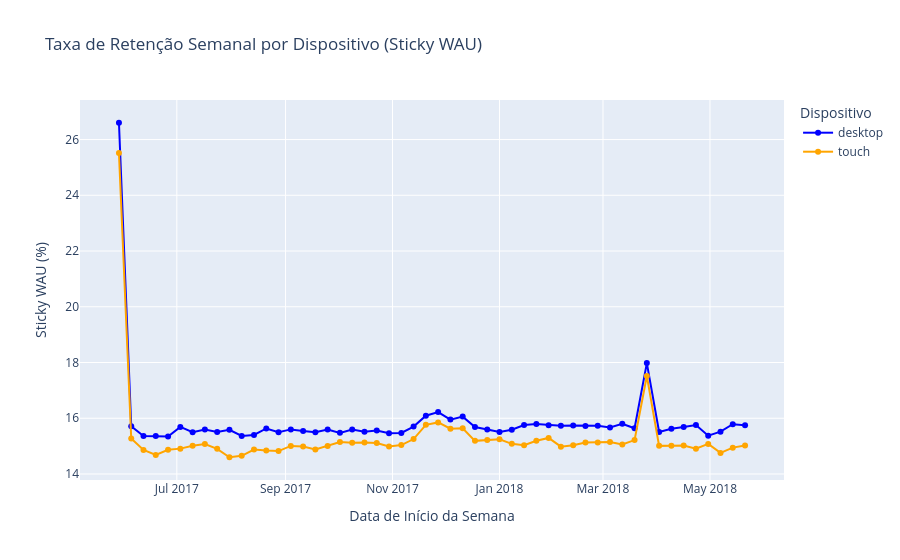
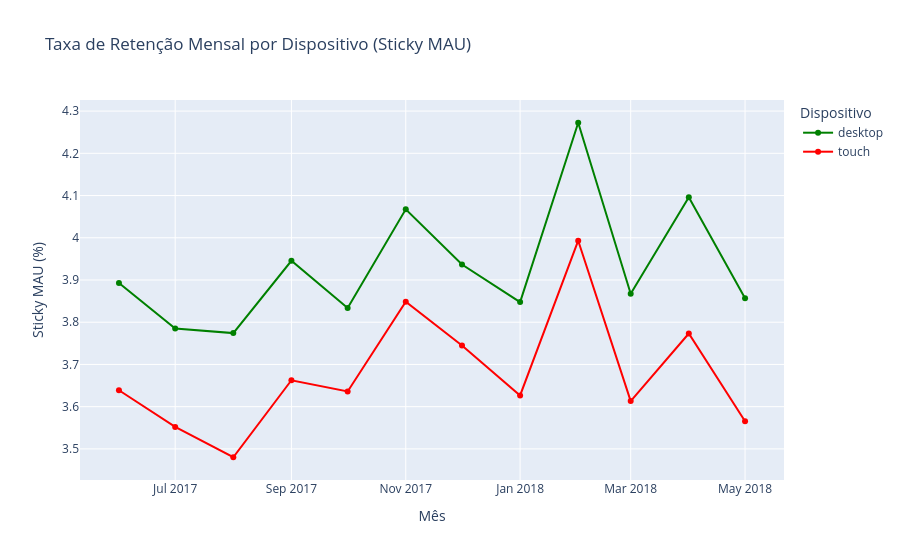

The notebook cell these images were saved under, in order:
### Code cell
# Plotando um gráfico de linha para visualizar a retenção móvel ao longo do tempo:


# Primeiro, precisamos recalcular as métricas de retenção segmentadas por dispositivo
# Calculando DAU médio semanal e mensal por dispositivo
dau_device['data'] = dau_device['data'].dt.to_timestamp()
dau_device['mes'] = dau_device['data'].dt.to_period('M')
dau_device['semana'] = dau_device['data'].dt.to_period('W')

# DAU médio semanal por dispositivo
dau_semanal_device = dau_device.groupby(['semana', 'device'])['visitas_diarias'].mean().round(0).reset_index().rename(columns={'visitas_diarias':'dau_semanal'})

# DAU médio mensal por dispositivo  
dau_mensal_device = dau_device.groupby(['mes', 'device'])['visitas_diarias'].mean().round(0).reset_index().rename(columns={'visitas_diarias':'dau_mensal'})

# Juntando com WAU e MAU por dispositivo
wau_device = wau_device.merge(dau_semanal_device, on=['semana', 'device'])
mau_device = mau_device.merge(dau_mensal_device, on=['mes', 'device'])

# Criando as colunas de retenção móvel por dispositivo
wau_device['sticky_wau'] = 100 * (wau_device['dau_semanal']/wau_device['visitas_semanais'])
mau_device['sticky_mau'] = 100 * (mau_device['dau_mensal']/mau_device['visitas_mensais'])

# Filtrando a última semana (que tem retenção extrema por definição)
ultima_semana = wau_device['semana'].max()
wau_device_filtered = wau_device[wau_device['semana'] != ultima_semana]

# Plotando gráficos de retenção segmentados por dispositivo
# Sticky WAU por dispositivo
fig_sticky_wau_device = px.line(wau_device_filtered, 
                               x='semana', 
                               y='sticky_wau',
                               color='device',
                               title='Taxa de Retenção Semanal por Dispositivo (Sticky WAU)',
                               markers=True,
                               labels={'semana': 'Data de Início da Semana', 'sticky_wau': 'Sticky WAU (%)', 'device': 'Dispositivo'},
                               color_discrete_map={'desktop': 'blue', 'touch': 'orange'})

wau_device_filtered = wau_device_filtered.assign(
    semana=lambda df: df['semana'].dt.to_timestamp()
)

mau_device = mau_device.assign(
    mes=lambda df: df['mes'].dt.to_timestamp()
)

fig_sticky_wau_device = px.line(
    wau_device_filtered,
    x='semana',
    y='sticky_wau',
    color='device',
    title='Taxa de Retenção Semanal por Dispositivo (Sticky WAU)',
    markers=True,
    labels={
        'semana': 'Data de Início da Semana',
        'sticky_wau': 'Sticky WAU (%)',
        'device': 'Dispositivo'
    },
    color_discrete_map={'desktop': 'blue', 'touch': 'orange'}
)

fig_sticky_wau_device.show()

# Sticky MAU por dispositivo
fig_sticky_mau_device = px.line(mau_device, 
                               x='mes', 
                               y='sticky_mau',
                               color='device',
                               title='Taxa de Retenção Mensal por Dispositivo (Sticky MAU)',
                               markers=True,
                               labels={'mes': 'Mês', 'sticky_mau': 'Sticky MAU (%)', 'device': 'Dispositivo'},
                               color_discrete_map={'desktop': 'green', 'touch': 'red'})

fig_sticky_mau_device.show()

### Figure 1 — Plotly figure (JSON) as saved in the notebook; plotly's stock layout.template omitted (floating-point values rounded to 4 significant figures)
{"data": [{"hovertemplate": "Dispositivo=desktop<br>Data de Início da Semana=%{x}<br>Sticky WAU (%)=%{y}<extra></extra>", "legendgroup": "desktop", "line": {"color": "blue", "dash": "solid"}, "marker": {"symbol": "circle"}, "mode": "lines+markers", "name": "desktop", "orientation": "v", "showlegend": true, "type": "scatter", "x": ["2017-05-29T00:00:00", "2017-06-05T00:00:00", "2017-06-12T00:00:00", "2017-06-19T00:00:00", "2017-06-26T00:00:00", "2017-07-03T00:00:00", "2017-07-10T00:00:00", "2017-07-17T00:00:00", "2017-07-24T00:00:00", "2017-07-31T00:00:00", "2017-08-07T00:00:00", "2017-08-14T00:00:00", "2017-08-21T00:00:00", "2017-08-28T00:00:00", "2017-09-04T00:00:00", "2017-09-11T00:00:00", "2017-09-18T00:00:00", "2017-09-25T00:00:00", "2017-10-02T00:00:00", "2017-10-09T00:00:00", "2017-10-16T00:00:00", "2017-10-23T00:00:00", "2017-10-30T00:00:00", "2017-11-06T00:00:00", "2017-11-13T00:00:00", "2017-11-20T00:00:00", "2017-11-27T00:00:00", "2017-12-04T00:00:00", "2017-12-11T00:00:00", "2017-12-18T00:00:00", "2017-12-25T00:00:00", "2018-01-01T00:00:00", "2018-01-08T00:00:00", "2018-01-15T00:00:00", "2018-01-22T00:00:00", "2018-01-29T00:00:00", "2018-02-05T00:00:00", "2018-02-12T00:00:00", "2018-02-19T00:00:00", "2018-02-26T00:00:00", "2018-03-05T00:00:00", "2018-03-12T00:00:00", "2018-03-19T00:00:00", "2018-03-26T00:00:00", "2018-04-02T00:00:00", "2018-04-09T00:00:00", "2018-04-16T00:00:00", "2018-04-23T00:00:00", "2018-04-30T00:00:00", "2018-05-07T00:00:00", "2018-05-14T00:00:00", "2018-05-21T00:00:00"], "xaxis": "x", "y": [26.6, 15.71, 15.36, 15.37, 15.35, 15.69, 15.5, 15.59, 15.51, 15.59, 15.37, 15.4, 15.63, 15.5, 15.6, 15.54, 15.5, 15.6, 15.48, 15.59, 15.51, 15.56, 15.46, 15.47, 15.7, 16.09, 16.22, 15.95, 16.06, 15.69, 15.6, 15.51, 15.59, 15.76, 15.79, 15.75, 15.73, 15.74, 15.72, 15.73, 15.67, 15.8, 15.64, 17.98, 15.51, 15.62, 15.69, 15.76, 15.37, 15.52, 15.79, 15.75], "yaxis": "y"}, {"hovertemplate": "Dispositivo=touch<br>Data de Início da Semana=%{x}<br>Sticky WAU (%)=%{y}<extra></extra>", "legendgroup": "touch", "line": {"color": "orange", "dash": "solid"}, "marker": {"symbol": "circle"}, "mode": "lines+markers", "name": "touch", "orientation": "v", "showlegend": true, "type": "scatter", "x": ["2017-05-29T00:00:00", "2017-06-05T00:00:00", "2017-06-12T00:00:00", "2017-06-19T00:00:00", "2017-06-26T00:00:00", "2017-07-03T00:00:00", "2017-07-10T00:00:00", "2017-07-17T00:00:00", "2017-07-24T00:00:00", "2017-07-31T00:00:00", "2017-08-07T00:00:00", "2017-08-14T00:00:00", "2017-08-21T00:00:00", "2017-08-28T00:00:00", "2017-09-04T00:00:00", "2017-09-11T00:00:00", "2017-09-18T00:00:00", "2017-09-25T00:00:00", "2017-10-02T00:00:00", "2017-10-09T00:00:00", "2017-10-16T00:00:00", "2017-10-23T00:00:00", "2017-10-30T00:00:00", "2017-11-06T00:00:00", "2017-11-13T00:00:00", "2017-11-20T00:00:00", "2017-11-27T00:00:00", "2017-12-04T00:00:00", "2017-12-11T00:00:00", "2017-12-18T00:00:00", "2017-12-25T00:00:00", "2018-01-01T00:00:00", "2018-01-08T00:00:00", "2018-01-15T00:00:00", "2018-01-22T00:00:00", "2018-01-29T00:00:00", "2018-02-05T00:00:00", "2018-02-12T00:00:00", "2018-02-19T00:00:00", "2018-02-26T00:00:00", "2018-03-05T00:00:00", "2018-03-12T00:00:00", "2018-03-19T00:00:00", "2018-03-26T00:00:00", "2018-04-02T00:00:00", "2018-04-09T00:00:00", "2018-04-16T00:00:00", "2018-04-23T00:00:00", "2018-04-30T00:00:00", "2018-05-07T00:00:00", "2018-05-14T00:00:00", "2018-05-21T00:00:00"], "xaxis": "x", "y": [25.51, 15.27, 14.86, 14.68, 14.87, 14.91, 15.01, 15.08, 14.9, 14.6, 14.65, 14.88, 14.85, 14.82, 15.01, 14.98, 14.88, 15.01, 15.14, 15.12, 15.13, 15.11, 14.99, 15.04, 15.25, 15.76, 15.85, 15.62, 15.64, 15.19, 15.22, 15.24, 15.08, 15.03, 15.19, 15.29, 14.98, 15.03, 15.13, 15.13, 15.15, 15.06, 15.22, 17.52, 15.01, 15.02, 15.02, 14.91, 15.08, 14.76, 14.95, 15.03], "yaxis": "y"}], "layout": {"legend": {"title": {"text": "Dispositivo"}, "tracegroupgap": 0}, "title": {"text": "Taxa de Retenção Semanal por Dispositivo (Sticky WAU)"}, "xaxis": {"anchor": "y", "domain": [0, 1], "title": {"text": "Data de Início da Semana"}}, "yaxis": {"anchor": "x", "domain": [0, 1], "title": {"text": "Sticky WAU (%)"}}}}

### Figure 2 — Plotly figure (JSON) as saved in the notebook; plotly's stock layout.template omitted (floating-point values rounded to 4 significant figures)
{"data": [{"hovertemplate": "Dispositivo=desktop<br>Mês=%{x}<br>Sticky MAU (%)=%{y}<extra></extra>", "legendgroup": "desktop", "line": {"color": "green", "dash": "solid"}, "marker": {"symbol": "circle"}, "mode": "lines+markers", "name": "desktop", "orientation": "v", "showlegend": true, "type": "scatter", "x": ["2017-06-01T00:00:00", "2017-07-01T00:00:00", "2017-08-01T00:00:00", "2017-09-01T00:00:00", "2017-10-01T00:00:00", "2017-11-01T00:00:00", "2017-12-01T00:00:00", "2018-01-01T00:00:00", "2018-02-01T00:00:00", "2018-03-01T00:00:00", "2018-04-01T00:00:00", "2018-05-01T00:00:00"], "xaxis": "x", "y": [3.893, 3.785, 3.774, 3.946, 3.834, 4.067, 3.937, 3.848, 4.272, 3.867, 4.096, 3.857], "yaxis": "y"}, {"hovertemplate": "Dispositivo=touch<br>Mês=%{x}<br>Sticky MAU (%)=%{y}<extra></extra>", "legendgroup": "touch", "line": {"color": "red", "dash": "solid"}, "marker": {"symbol": "circle"}, "mode": "lines+markers", "name": "touch", "orientation": "v", "showlegend": true, "type": "scatter", "x": ["2017-06-01T00:00:00", "2017-07-01T00:00:00", "2017-08-01T00:00:00", "2017-09-01T00:00:00", "2017-10-01T00:00:00", "2017-11-01T00:00:00", "2017-12-01T00:00:00", "2018-01-01T00:00:00", "2018-02-01T00:00:00", "2018-03-01T00:00:00", "2018-04-01T00:00:00", "2018-05-01T00:00:00"], "xaxis": "x", "y": [3.639, 3.552, 3.48, 3.663, 3.636, 3.848, 3.745, 3.627, 3.993, 3.613, 3.773, 3.566], "yaxis": "y"}], "layout": {"legend": {"title": {"text": "Dispositivo"}, "tracegroupgap": 0}, "title": {"text": "Taxa de Retenção Mensal por Dispositivo (Sticky MAU)"}, "xaxis": {"anchor": "y", "domain": [0, 1], "title": {"text": "Mês"}}, "yaxis": {"anchor": "x", "domain": [0, 1], "title": {"text": "Sticky MAU (%)"}}}}
